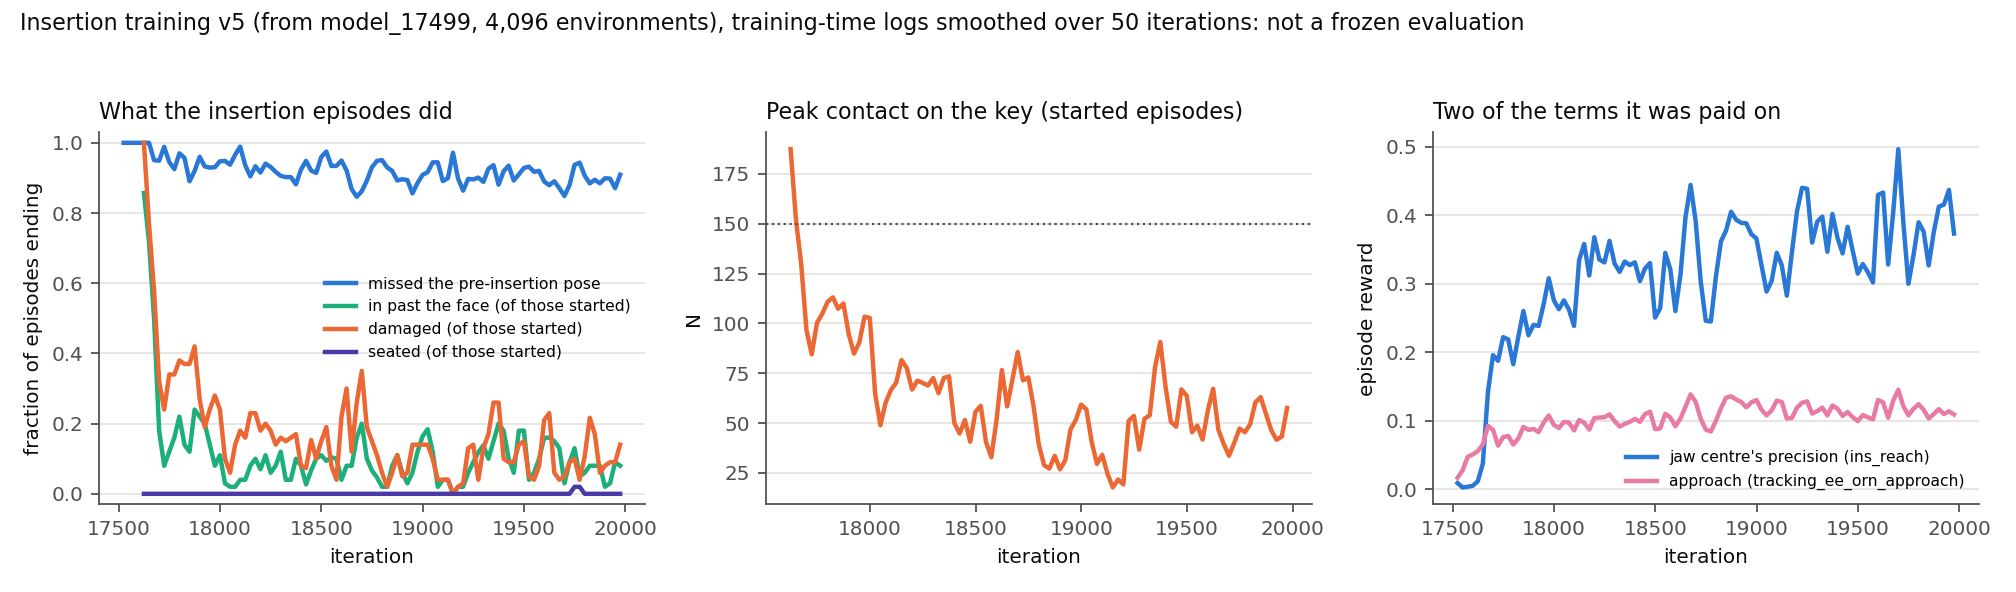

The Python source for this figure:
"""The insertion task's fifth training run: what the policy did with the slot over 2,500 iterations.

Reads the recorded run's `scalars.csv` (training-time `Insertion/*` logs, sampled at resets: not the frozen evaluation).
Week 2 log, 2026-09-26, "Force-aware insertion of a handle into a key slot".

    python3 results/week_02/figures/insertion_training.py     # -> insertion_training.png
"""
from __future__ import annotations

import csv
from pathlib import Path

import matplotlib

matplotlib.use("Agg")
import matplotlib.pyplot as plt  # noqa: E402

HERE = Path(__file__).resolve().parent
RUN = HERE.parent / "runs" / "20260925T164048_train_seed1_ins_v5"
SERIES = ("#2a78d6", "#eb6834", "#1baf7a", "#4a3aa7", "#e87ba4")
INK, MUTED, GRID = "#0b0b0b", "#52514e", "#e4e3df"
WINDOW = 50


def smooth(xs, ys):
    out_x, out_y = [], []
    for i in range(0, len(xs) - WINDOW + 1, WINDOW // 2):
        chunk = [y for y in ys[i:i + WINDOW] if y == y]
        if chunk:
            out_x.append(xs[i + WINDOW // 2])
            out_y.append(sum(chunk) / len(chunk))
    return out_x, out_y


def main() -> None:
    rows = list(csv.DictReader(open(RUN / "scalars.csv")))
    it = [int(r["step"]) for r in rows]
    get = lambda key: [float(r[key]) if r.get(key) not in (None, "") else float("nan") for r in rows]
    plt.rcParams.update({"font.size": 9, "axes.edgecolor": MUTED, "axes.labelcolor": INK, "xtick.color": MUTED,
                         "ytick.color": MUTED, "axes.spines.top": False, "axes.spines.right": False})
    fig, axes = plt.subplots(1, 3, figsize=(12.6, 3.7))
    for key, label, slot in (("Insertion/missed_fraction", "missed the pre-insertion pose", 0),
                             ("Insertion/inserted_fraction", "in past the face (of those started)", 2),
                             ("Insertion/damaged_fraction", "damaged (of those started)", 1),
                             ("Insertion/seated_fraction", "seated (of those started)", 3)):
        axes[0].plot(*smooth(it, get(key)), color=SERIES[slot], lw=2, label=label)
    axes[0].set_ylim(-0.03, 1.03)
    axes[0].set_title("What the insertion episodes did", fontsize=10, color=INK, loc="left")
    axes[0].set_ylabel("fraction of episodes ending")
    axes[1].plot(*smooth(it, get("Insertion/peak_contact_n")), color=SERIES[1], lw=2)
    axes[1].axhline(150.0, color=MUTED, lw=1, ls=":")
    axes[1].annotate("damage", (it[0], 152), color=MUTED, fontsize=7)
    axes[1].set_title("Peak contact on the key (started episodes)", fontsize=10, color=INK, loc="left")
    axes[1].set_ylabel("N")
    for key, label, slot in (("Episode_Reward/ins_reach", "jaw centre's precision (ins_reach)", 0),
                             ("Episode_Reward/tracking_ee_orn_approach", "approach (tracking_ee_orn_approach)", 4)):
        axes[2].plot(*smooth(it, get(key)), color=SERIES[slot], lw=2, label=label)
    axes[2].set_title("Two of the terms it was paid on", fontsize=10, color=INK, loc="left")
    axes[2].set_ylabel("episode reward")
    for ax in axes:
        ax.set_xlabel("iteration")
        ax.grid(axis="y", color=GRID, lw=0.8)
    axes[0].legend(frameon=False, fontsize=7, loc="center right")
    axes[2].legend(frameon=False, fontsize=7, loc="lower right")
    fig.suptitle("Insertion training v5 (from model_17499, 4,096 environments), training-time logs smoothed over 50 "
                 "iterations: not a frozen evaluation", fontsize=10, color=INK, x=0.01, ha="left")
    fig.tight_layout(rect=(0, 0, 1, 0.94))
    fig.savefig(HERE / "insertion_training.png", dpi=160)


if __name__ == "__main__":
    main()
